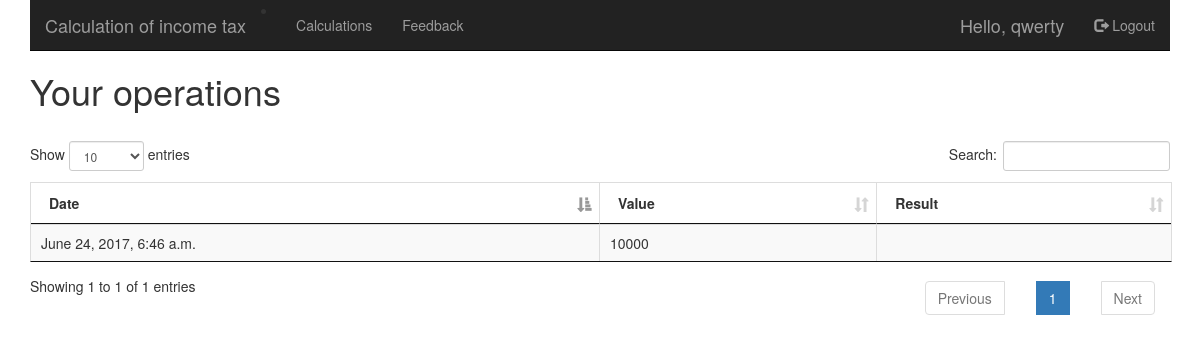
The page /office/ (signed in) on the database as committed earlier.
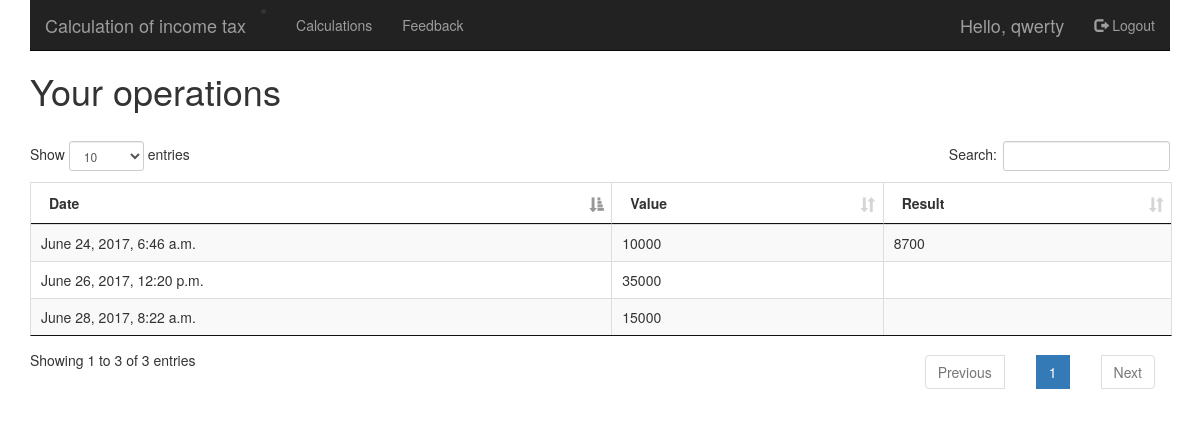
The same page on the database as committed later.
### nalog/models.py (models this page shows, shortened)
class UserResults(models.Model):
    IDuser = models.ForeignKey('auth.User')
    number = models.PositiveIntegerField()
    per13div = models.CharField(max_length = 50)
    per13 = models.CharField(max_length = 50)
    per30 = models.CharField(max_length = 50)
    countChild = models.CharField(max_length=2)
    checkChild = models.CharField(max_length = 50)
    checkInv = models.CharField(max_length = 50)
    dateStart = models.DateTimeField()
    result = models.CharField(max_length = 50)

### nalog/views.py (the view)
# urls.py: url(r'^office/$', views.office, name='office'),
def office(request):
    user = request.user
    users_list = UserResults.objects.filter(IDuser=user).order_by('-dateStart')
    context_dict = {'users_list': users_list}
    return render(request, 'nalog/office.html', context_dict)

### templates/nalog/office.html (shortened to what this page needs)
{% extends 'nalog/base.html' %}
{% block body_block %}
    <div class="h1">Your operations</div>
    {% if users_list %}
        <table id="user_list" class="table table-striped table-bordered" border="1">
            <thead>
            <tr>
                <th>Date</th>
                <th>Value</th>
                <th>Result</th>
            </tr>
            </thead>
            <tbody>
            {% for user in users_list %}
                <tr>
                    <td>{{user.dateStart}}</td>
                    <td>{{user.number}}</td>
                    <td>{{user.result}}</td>
                </tr>
            {% endfor %}
            </tbody>
        </table>
    {% else %}
        No operations yet
    {% endif %}
{% endblock %}

### templates/nalog/base.html (shortened to what this page needs)
<!DOCTYPE html>
{% load staticfiles %}
<html>
    <head>
		<link rel="stylesheet" href="{% static "css/style.css" %}" />
        <link href="{% static "css/bootstrap.min.css" %}" rel="stylesheet">
        <link rel="stylesheet" href="{% static "css/jquery.dataTables.min.css" %}" />
        <link rel="stylesheet" href="{% static "css/dataTables.bootstrap.min.css" %}" />
    </head>
    <body>
        <div class="wrapper container">
            <nav class="navbar navbar-inverse navbar-static-top">
                <div class="container-fluid">
                    <div class="navbar-header">
                        <li><a class="navbar-brand" href="{% url 'index' %}">Calculation of income tax</a></li>
                    </div>
                    <ul class="nav navbar-nav">
                        {% if user.is_superuser %}
                            <li><a href="{% url 'calc' %}">Calculations</a></li>
                        {% endif %}
                    </ul>
                    <ul class="nav navbar-nav">
                        <li><a href="{% url 'feedback' %}">Feedback</a></li>
                    </ul>
                    <ul class="nav navbar-nav navbar-right">
                        {% if user.is_authenticated %}
                            <li><a class="navbar-brand" href="{% url 'office' %}"></span> Hello, {{ user.username }}</a></li>
                            <li><a href="{% url 'logout' %}"><span class="glyphicon glyphicon-log-out"></span> Logout</a></li>
                        {% else %}
                            <li><a href="#">Hello, user</a></li>
                            <li><a href="{% url 'register' %}"><span class="glyphicon glyphicon-user"></span> Register</a></li>
                            <li><a href="{% url 'login' %}"><span class="glyphicon glyphicon-log-in"></span> Sign in</a></li>
                        {% endif %}
                    </ul>
                </div>
            </nav>
            {% block body_block %}
            {% endblock %}
        </div>
        <div class="main_text">
            <div class="col-md-12">
            </div>
        </div>
    </body>
</html>

Rows that differ between the two databases and show on the page:
added UserResults: dateStart "June 28, 2017, 8:22 a.m.", number "15000"
added UserResults: dateStart "June 26, 2017, 12:20 p.m.", number "35000"
changed UserResults "June 24, 2017, 6:46 a.m.": result (not shown) → "8700"
Other text that changed with them:
text written by a page script: "Show entries Search: Showing 1 to 1 of 1 entries Previous 1 Next" → "Show entries Search: Showing 1 to 3 of 3 entries Previous 1 Next"
